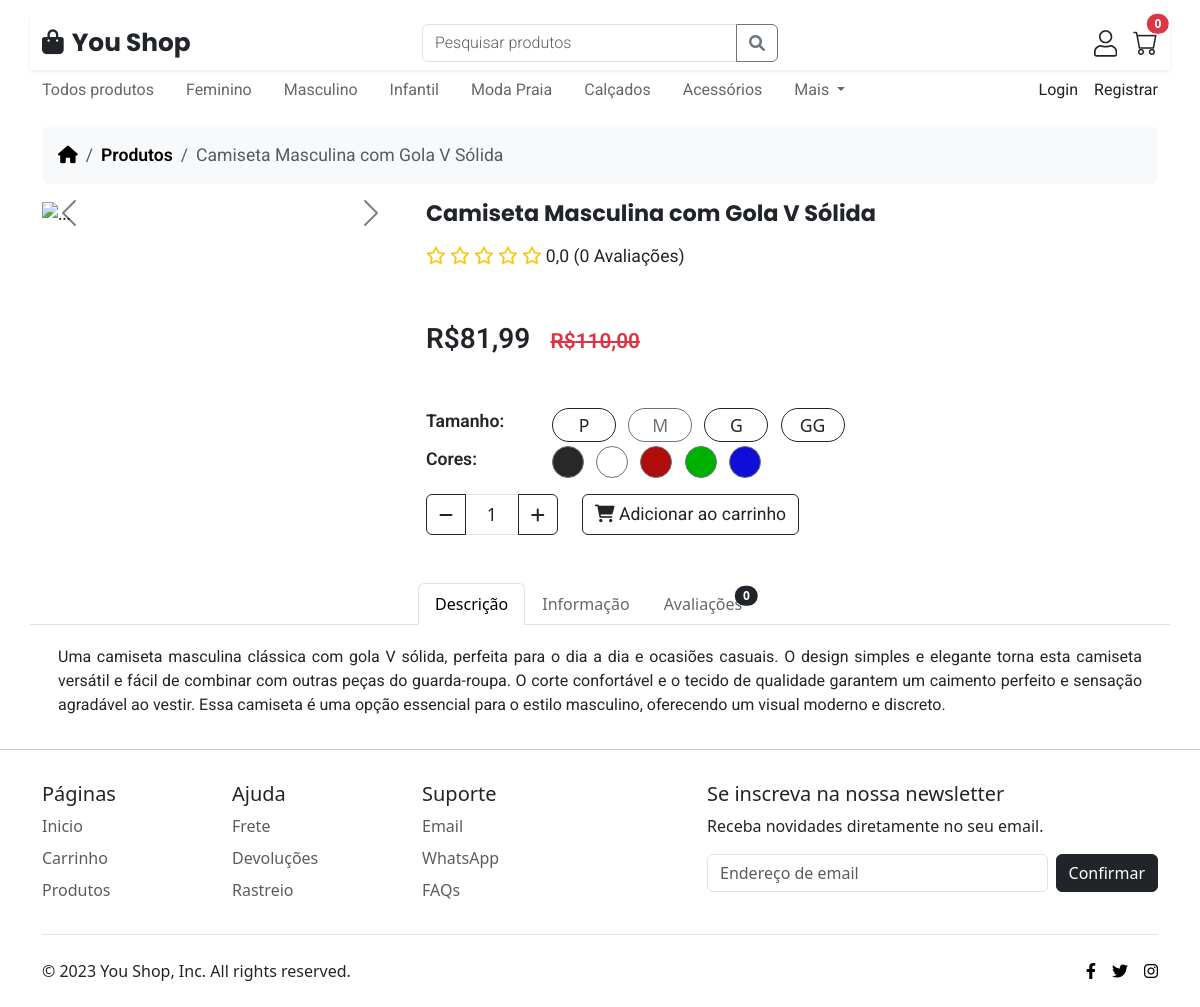
/detail?id=9, run on the app's committed database.
### models/category.py (models this page shows)
class Category(BaseModel):
    __tablename__ = 'category'
    name = db.Column(db.String(200), nullable=False)
    image = db.Column(db.String(500), nullable=False)
    products = db.relationship('Product', backref='category')

### models/product.py (models this page shows, shortened)
class Product(BaseModel):
    __tablename__ = 'product'
    category_id = db.Column(db.Integer, db.ForeignKey('category.id'), nullable=False)
    name = db.Column(db.String(200), nullable=False)
    price_current = db.Column(db.Float, nullable=False)
    price_old = db.Column(db.Float, nullable=False, default=0)
    on_sale = db.Column(db.Boolean, nullable=False, default=False)
    image = db.Column(db.String(200), nullable=False)
    description = db.Column(db.String(500), nullable=True)
    color = db.Column(db.String(50), nullable=True)
    additional_info = db.Column(db.JSON, nullable=True)
    additional_images = db.Column(db.JSON, nullable=True)
    reviews = db.relationship('Review', backref='product')
    @property
    def rating(self) -> Rating:
        return Rating.calculate_rating_from_reviews(self.reviews)
    @property
    def price(self) -> Price:
        return Price(self.price_current, self.price_old)

### view.py (the view)
@view_blueprint.route('/detail')
def detail():
    product_id = int(request.args.get('id'))
    product = Product.get_by_id(product_id)
    if not product:
        return redirect(url_for('view.home'))
    categories = Category.get_all()
    return render_template(
        'detail.html',
        categories=categories,
        cartLength=cartLengthExample,
        product=product
    )

### models/base.py (called while the page is built)
    @classmethod
    def get_all(cls) -> list['BaseModel']:
        return cls.query.all()

    @classmethod
    def get_by_id(cls, id: int) -> 'BaseModel':
        return cls.query.get(id)

### models/product.py (called while the page is built)
    @staticmethod
    def label_price(price: float) -> str:
        return "{:.2f}".format(price).replace('.', ',')

### models/review.py (called while the page is built)
    def __str__(self):
        return f"{self.integer},{self.decimal}"

    @staticmethod
    def calculate_rating_from_reviews(reviews: list['Review']) -> 'Rating':
        if len(reviews) == 0:
            return Rating(0)
        return Rating(sum([review.rating.rating for review in reviews]) / len(reviews))

### templates/detail.html (shortened to what this page needs)
{% extends 'main-template.html' %}
{% block content %}
<section id="detail">
  <div class="container-lg mt-3">
    <nav aria-label="breadcrumb">
      <ol class="breadcrumb breadcrumb-chevron p-3 bg-body-tertiary rounded-3 fcs-15 roboto">
        <li class="breadcrumb-item">
          <a class="link-body-emphasis" href="{{ url_for('view.home') }}">
            <i class="fa-solid fa-house"></i>
          </a>
        </li>
        <li class="breadcrumb-item">
          <a class="link-body-emphasis fw-semibold text-decoration-none" href="{{ url_for('view.products') }}">Produtos</a>
        </li>
        <li class="breadcrumb-item active text-truncate" aria-current="page" style="max-width: 55vw;">
          {{ product.name }}
        </li>
      </ol>
    </nav>
    <div class="row">
      <div class="col-12 col-md-4 mb-3 mb-md-0">
        <div id="productCarousel" class="carousel slide" data-bs-ride="carousel">
          <div class="carousel-inner">
            <div class="carousel-item active">
            </div>
          </div>
          <button class="carousel-control-prev" type="button" data-bs-target="#productCarousel" data-bs-slide="prev">
            <span class="carousel-control-prev-icon" aria-hidden="true"></span>
          </button>
          <button class="carousel-control-next" type="button" data-bs-target="#productCarousel" data-bs-slide="next">
            <span class="carousel-control-next-icon" aria-hidden="true"></span>
          </button>
        </div>
      </div>
      <div class="col-12 col-md-8 ps-3">
        <h2 class="fcs-13 poppins fw-bold" id="productName">{{ product.name }}</h2>
        <div id="rating" class="mt-3">
          {% for i in range(5) %}
            {% if i < product.rating.integer %}
              <i class="fas fa-star fcs-15 text-warning"></i>
            {% elif i == product.rating.integer and product.rating.decimal >= 3 %}
              <i class="fa-solid fa-star-half-stroke fcs-15 text-warning"></i>
            {% else %}
              <i class="fa-regular fa-star fcs-15 text-warning"></i>
            {% endif %}
          {% endfor %}
          <span class="fcs-15 roboto ">{{ product.rating }} ({{ product.reviews|length }} Avaliações)</span>
        </div>
        <div id="price" class="my-5">
          <span class="fcs-12 roboto fw-semibold">R${{ product.price.label_price(product.price.new) }}</span>
          {% if product.price.old %}
            <del class="fcs-14 roboto fw-semibold text-danger ms-3">R${{ product.price.label_price(product.price.old) }}</del>
          {% endif %}
        </div>
        <div id="sizesOptions" class="row">
          <div class="col-12 col-md-2">
            <span class="fcs-15 roboto fw-semibold me-4 mb-0">Tamanho:</span>
          </div>
          <div class="col-12 col-md-10">
            <label class="btn btn-outline-dark btn-sm rounded-pill me-2 fw-medium fcs-15" for="p-size" style="width: 4rem; --bs-btn-padding-y: .2rem; --bs-btn-padding-x: .1rem;"
                   data-bs-toggle="tooltip" data-bs-placement="top" data-bs-html="true" data-bs-custom-class="custom-tooltip"
                   title="📏 Medição do produto <br> Tórax: 94cm; Comp: 68cm; Ombro: 12cm; Manga: 21cm">
              P
            </label>
            <label class="btn btn-outline-dark btn-sm rounded-pill me-2 fw-medium fcs-15" for="m-size" style="width: 4rem; --bs-btn-padding-y: .2rem; --bs-btn-padding-x: .1rem;"
                    data-bs-toggle="tooltip" data-bs-placement="top" data-bs-html="true" data-bs-custom-class="custom-tooltip"
                    title="📏 Medição do produto <br> Tórax: 98cm; Comp: 70cm; Ombro: 15cm; Manga: 22cm">
              M
            </label>
            <label class="btn btn-outline-dark btn-sm rounded-pill me-2 fw-medium fcs-15" for="g-size" style="width: 4rem; --bs-btn-padding-y: .2rem; --bs-btn-padding-x: .1rem;"
                    data-bs-toggle="tooltip" data-bs-placement="top" data-bs-html="true" data-bs-custom-class="custom-tooltip"
                    title="📏 Medição do produto <br> Tórax: 104cm; Comp: 72cm; Ombro: 18cm; Manga: 23cm">
              G
            </label>
            <label class="btn btn-outline-dark btn-sm rounded-pill me-2 fw-medium fcs-15" for="gg-size" style="width: 4rem; --bs-btn-padding-y: .2rem; --bs-btn-padding-x: .1rem;"
                    data-bs-toggle="tooltip" data-bs-placement="top" data-bs-html="true" data-bs-custom-class="custom-tooltip"
                    title="📏 Medição do produto <br> Tórax: 110cm; Comp: 74cm; Ombro: 21cm; Manga: 24cm">
              GG
            </label>
          </div>
        </div>
        <div id="colorOptions" class="mt-2 mt-md-1 row">
          <div class="col-12 col-md-2">
            <span class="fcs-15 roboto fw-semibold me-4 mb-0">Cores:</span>
          </div>
          <div class="col-12 col-md-10">
            <label class="btn btn-outline-secondary btn-sm rounded-circle me-2 fw-medium fcs-15" for="color-black" style="width: 2rem; height: 2rem; background-color: #282828;" title="Preto"></label>
            <label class="btn btn-outline-secondary btn-sm rounded-circle me-2 fw-medium fcs-15" for="color-white" style="width: 2rem; height: 2rem; background-color: white;" title="Branco"></label>
            <label class="btn btn-outline-secondary btn-sm rounded-circle me-2 fw-medium fcs-15" for="color-red" style="width: 2rem; height: 2rem; background-color: #af0c0c;" title="Vermelho"></label>
            <label class="btn btn-outline-secondary btn-sm rounded-circle me-2 fw-medium fcs-15" for="color-green" style="width: 2rem; height: 2rem; background-color: #00b000;" title="Verde"></label>
            <label class="btn btn-outline-secondary btn-sm rounded-circle me-2 fw-medium fcs-15" for="color-blue" style="width: 2rem; height: 2rem; background-color: #0e0ed7;" title="Azul"></label>
          </div>
        </div>
        <div class="d-flex">
            <div class="input-group mt-3 cart-qnt-control">
              <button id="cart-qnt-remove1" class="btn btn-outline-dark" type="button"><i class="fas fa-minus"></i></button>
              <input id="cart-qnt-input" type="text" class="form-control text-center fcs-15" placeholder="" aria-label="Counter" aria-describedby="button-addon1" value="1">
              <button id="cart-qnt-add1" class="btn btn-outline-dark" type="button"><i class="fas fa-plus"></i></button>
            </div>
          <div class="ms-4 mt-3">
            <button class="btn btn-outline-dark roboto fcs-15">
              <i class="fas fa-shopping-cart"></i>
              Adicionar ao carrinho
            </button>
          </div>
        </div>
      </div>
    </div>
    <div class="row d-flex mt-5">
      <ul class="nav nav-tabs justify-content-center" id="myTab" role="tablist">
        <li class="nav-item" role="presentation">
          <button class="nav-link active" id="home-tab" data-bs-toggle="tab" data-bs-target="#home-tab-pane" type="button" role="tab" aria-controls="home-tab-pane" aria-selected="true">Descrição</button>
        </li>
        <li class="nav-item" role="presentation">
          <button class="nav-link" id="profile-tab" data-bs-toggle="tab" data-bs-target="#profile-tab-pane" type="button" role="tab" aria-controls="profile-tab-pane" aria-selected="false">Informação</button>
        </li>
        <li class="nav-item" role="presentation">
          <button class="nav-link pe-0" id="contact-tab" data-bs-toggle="tab" data-bs-target="#contact-tab-pane" type="button" role="tab" aria-controls="contact-tab-pane" aria-selected="false">
            Avaliações
            <span class="top-0 start-100 translate-middle badge rounded-pill bg-dark">
              {{ product.reviews|length }}
            </span>
          </button>
        </li>
      </ul>
      <div class="tab-content mt-1">
        <div class="tab-pane fade show active roboto" id="home-tab-pane" role="tabpanel" aria-labelledby="home-tab" tabindex="0">
          {% if product.description %}
            <p class="m-3 roboto text-justify">{{ product.description }}</p>
          {% else %}
            <p class="m-3 roboto">Não há descrição para este produto.</p>
          {% endif %}
        </div>
      </div>
    </div>
  </div>
</section>
{% endblock %}

### templates/menu.html (shortened to what this page needs)
<header class="container-lg mt-3">
  <div class="row d-flex shadow-sm py-2">
    <div class="col-6 col-md-4 d-flex">
      <a href="{{ url_for('view.home') }}" class="text-decoration-none poppins fw-bold fcs-16 text-dark mx-auto mx-md-0 my-auto"><i class="fa-solid fa-bag-shopping me-2"></i>You Shop</a>
    </div>
    <div class="col-0 col-md-4 d-none d-md-block mx-auto">
      <form action="{{ url_for('view.search') }}" method="post">
        <div class="input-group">
          <input type="text" name="search" class="form-control roboto fw-light" placeholder="Pesquisar produtos" aria-label="Pesquisar produtos" aria-describedby="searchButton">
          <button id="searchButton" class="btn btn-outline-secondary" type="submit"><i class="fas fa-search"></i></button>
        </div>
      </form>
    </div>
    <div class="col-4 col-md-4 d-flex align-content-center justify-content-end">
      <div class="dropdown mx-3 my-auto">
        <a id="userDropdown" data-toggle="dropdown" aria-haspopup="true" aria-expanded="false">
        </a>
      </div>
      <a class="position-relative text-decoration-none text-dark" href="{{ url_for('view.cart') }}">
        <i class="bi bi-cart fcs-16 my-auto"></i>
        <span id="cartLength" class="position-absolute top-0 start-100 translate-middle badge rounded-pill bg-danger">
          {{ cartLength }}
        </span>
      </a>
    </div>
  </div>
</header>
<nav class="navbar navbar-expand-md align-items-start p-0">
  <div class="container-lg d-block">
    <div class="row">
      <div class="col-10 collapse navbar-collapse" id="navbarSupportedContent">
        <ul id="categoryList" class="navbar-nav me-auto">
          <li class="nav-item me-3 no-wrap">
            <a href="{{ url_for('view.products') }}" class="nav-link roboto ps-0">Todos produtos</a>
          </li>
          {% for category in categories %}
          <li class="nav-item me-3 no-wrap roboto d-flex">
            <a href=" {{ url_for('view.products', category=category.id) }}" class="nav-link">{{ category.name }}</a>
          </li>
          {% endfor %}
          <li class="nav-item dropdown me-3" id="moreDropdown">
            <a class="nav-link dropdown-toggle roboto" href="#" role="button" data-bs-toggle="dropdown" aria-expanded="false">
              Mais
            </a>
          </li>
        </ul>
      </div>
      <div class="col-2 d-none d-md-flex justify-content-end roboto my-auto">
        <a href="{{ url_for('view.login') }}" class="text-decoration-none text-dark me-3">Login</a>
        <a href="{{ url_for('view.register') }}" class="text-decoration-none text-dark">Registrar</a>
      </div>
    </div>
  </div>
</nav>

### static/assets/css/style.css (style rules this page uses)
:root { --primary: #EEEEEE; --responsible-font-size-11: calc(1.7rem + 2.2vh); --responsible-font-size-12: calc(1rem + 1.5vh); --responsible-font-size-13: calc(0.8rem + 1.2vh); --responsible-font-size-14: calc(0.7rem + 1.2vh); --responsible-font-size-15: calc(0.7rem + 0.8vh); --responsible-font-size-16: calc(1.3rem + 0.5vh); --responsible-font-size-17: calc(1rem + 0.1vh);; }
.poppins { font-family: 'Poppins', sans-serif; }
.roboto { font-family: 'Roboto', sans-serif; }
.fcs-12 { font-size: var(--responsible-font-size-12); }
.fcs-13 { font-size: var(--responsible-font-size-13); }
.fcs-14 { font-size: var(--responsible-font-size-14); }
.fcs-15 { font-size: var(--responsible-font-size-15); }
.fcs-16 { font-size: var(--responsible-font-size-16); }
.text-justify { text-align: justify !important; }

### templates/detail.html (style rules this page uses)
.carousel-control-prev-icon, .carousel-control-next-icon { filter: invert(100%); }
.nav-link { color: #676767; }
@media (min-width: 991px) { .cart-qnt-control { width: 18%; } }
input[disabled] + label { cursor: not-allowed !important; pointer-events: visible !important; }

### templates/main-template.html (style rules this page uses)
.nav-item.no-wrap { white-space: nowrap; }

### data on the page
Category: name "Feminino"
Category: name "Masculino"
Category: name "Infantil"
Category: name "Moda Praia"
Category: name "Calçados"
Category: name "Acessórios"
Product: name "Camiseta Masculina com Gola V Sólida", price.label_price "81,99", price.label_price "110,00", description "Uma camiseta masculina clássica com gola V sólida, perfeita para o dia a dia e ocasiões casuais. O design simples e elegante torna esta camiseta versátil e fácil de combinar com outras peças do guarda-roupa. O corte confortável e o tecido de qualidade garantem um caimento perfeito e sensação agradável ao vestir. Essa camiseta é uma opção essencial para o estilo masculino, oferecendo um visual moderno e discreto."

### other printed values
{{ cartLength }} "0"
{{ product.rating }} "0,0"
{{ product.reviews|length }} "0"
